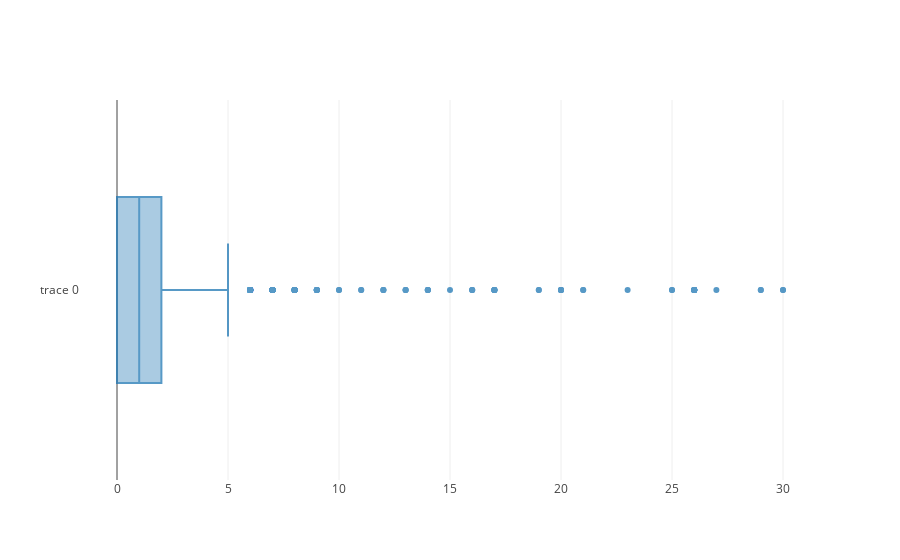

Notebook cell for this chart:
### Markdown cell above
#### Boxplot for gap days in a month

### Code cell
# x0 = np.random.randn(500)
# x1 = np.random.randn(500)+1

trace1 = go.Box(
#     x=df[(df['KW_Charges'] == 0) & df['Consumption_KW'] != 0]['Consumption_KW'], 
    x = df['gaps'], 
    opacity=0.75
)
# trace2 = go.Histogram(
#     x=x1,
#     opacity=0.75
# )

data = [trace1]
layout = go.Layout(barmode='overlay')
fig = go.Figure(data=data, layout=layout)

iplot(fig, filename='boxplot')

### Figure 1 — Plotly figure (JSON) as saved in the notebook; plotly's stock layout.template omitted (floating-point values rounded to 4 significant figures; data arrays with more than 128 entries replaced by an {"elided": "..."} marker saying what was removed)
{"data": [{"opacity": 0.75, "type": "box", "uid": "0dbbcb9c-030f-41fc-aafb-4f7d16942c29", "x": {"elided": "180020 int values"}}], "layout": {"barmode": "overlay"}}
